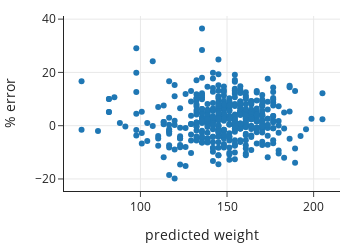

The code cell stored with this chart in its notebook:
### Markdown cell above
Let's see how this simple model does.
We'll use the model to predict the donkey weights on our training set,
then look at the residual plot.
The plot below shows the model error as a percentage of the predicted value.

### Code cell
predicted = X @ theta_hat
resids = 100 * (y - predicted) / predicted

resid = pd.DataFrame({'predicted weight': predicted, '% error': resids})
px.scatter(resid, x='predicted weight', y='% error',
           width=350, height=250)

### Figure 1 — Plotly figure (JSON) as saved in the notebook; plotly's stock layout.template omitted (floating-point values rounded to 4 significant figures; data arrays with more than 128 entries replaced by an {"elided": "..."} marker saying what was removed)
{"data": [{"hovertemplate": "predicted weight=%{x}<br>% error=%{y}<extra></extra>", "legendgroup": "", "marker": {"color": "#1F77B4", "symbol": "circle"}, "mode": "markers", "name": "", "orientation": "v", "showlegend": false, "type": "scatter", "x": {"elided": "433 float values"}, "xaxis": "x", "y": {"elided": "433 float values"}, "yaxis": "y"}], "layout": {"height": 250, "legend": {"tracegroupgap": 0}, "width": 350, "xaxis": {"anchor": "y", "autorange": true, "domain": [0, 1], "range": [55.87, 215.2], "title": {"text": "predicted weight"}, "type": "linear"}, "yaxis": {"anchor": "x", "autorange": true, "domain": [0, 1], "range": [-24.51, 41.17], "title": {"text": "% error"}, "type": "linear"}}}
